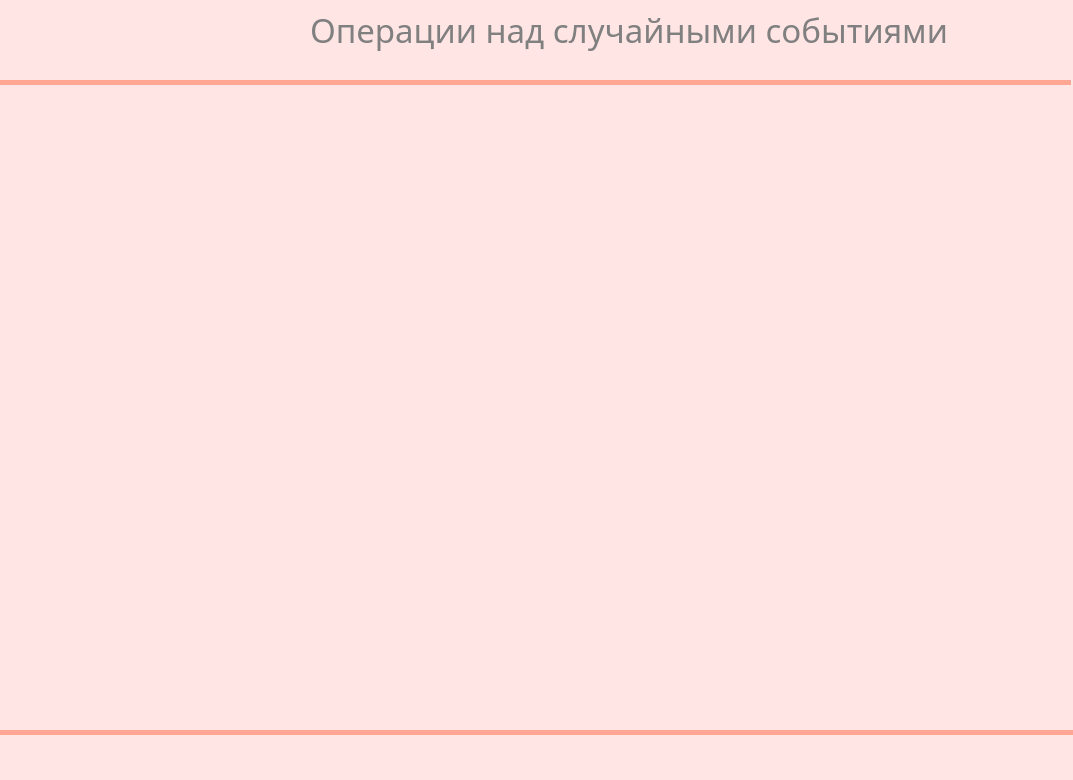
<?xml version="1.0" encoding="UTF-8"?>
<ui version="4.0">
 <class>MainWindow</class>
 <widget class="QMainWindow" name="MainWindow">
  <property name="geometry">
   <rect>
    <x>0</x>
    <y>0</y>
    <width>1073</width>
    <height>780</height>
   </rect>
  </property>
  <property name="windowTitle">
   <string>MainWindow</string>
  </property>
  <property name="styleSheet">
   <string notr="true">background-color: rgb(255, 229, 228);</string>
  </property>
  <widget class="QWidget" name="centralwidget">
   <widget class="QLabel" name="label">
    <property name="geometry">
     <rect>
      <x>310</x>
      <y>-20</y>
      <width>700</width>
      <height>100</height>
     </rect>
    </property>
    <property name="font">
     <font>
      <family>Haettenschweiler</family>
      <pointsize>25</pointsize>
      <weight>50</weight>
      <italic>false</italic>
      <bold>false</bold>
     </font>
    </property>
    <property name="styleSheet">
     <string notr="true">color: grey

</string>
    </property>
    <property name="text">
     <string>Операции над случайными событиями</string>
    </property>
   </widget>
   <widget class="QLabel" name="label_4">
    <property name="geometry">
     <rect>
      <x>0</x>
      <y>80</y>
      <width>1071</width>
      <height>5</height>
     </rect>
    </property>
    <property name="styleSheet">
     <string notr="true">background-color: rgb(255, 166, 148);</string>
    </property>
    <property name="text">
     <string/>
    </property>
   </widget>
   <widget class="QLabel" name="label_2">
    <property name="geometry">
     <rect>
      <x>0</x>
      <y>80</y>
      <width>551</width>
      <height>371</height>
     </rect>
    </property>
    <property name="text">
     <string/>
    </property>
    <property name="pixmap">
     <pixmap>../../Downloads/pngwing.com (1).png</pixmap>
    </property>
   </widget>
   <widget class="QLabel" name="label_3">
    <property name="geometry">
     <rect>
      <x>0</x>
      <y>-30</y>
      <width>491</width>
      <height>1001</height>
     </rect>
    </property>
    <property name="text">
     <string/>
    </property>
    <property name="pixmap">
     <pixmap>../../Downloads/pngwing.com (1).png</pixmap>
    </property>
   </widget>
   <widget class="QLabel" name="label_5">
    <property name="geometry">
     <rect>
      <x>0</x>
      <y>730</y>
      <width>1074</width>
      <height>5</height>
     </rect>
    </property>
    <property name="styleSheet">
     <string notr="true">background-color: rgb(255, 166, 148);</string>
    </property>
    <property name="text">
     <string/>
    </property>
   </widget>
   <zorder>label_3</zorder>
   <zorder>label_2</zorder>
   <zorder>label</zorder>
   <zorder>label_4</zorder>
   <zorder>label_5</zorder>
  </widget>
  <widget class="QStatusBar" name="statusbar"/>
 </widget>
 <resources/>
 <connections/>
</ui>
